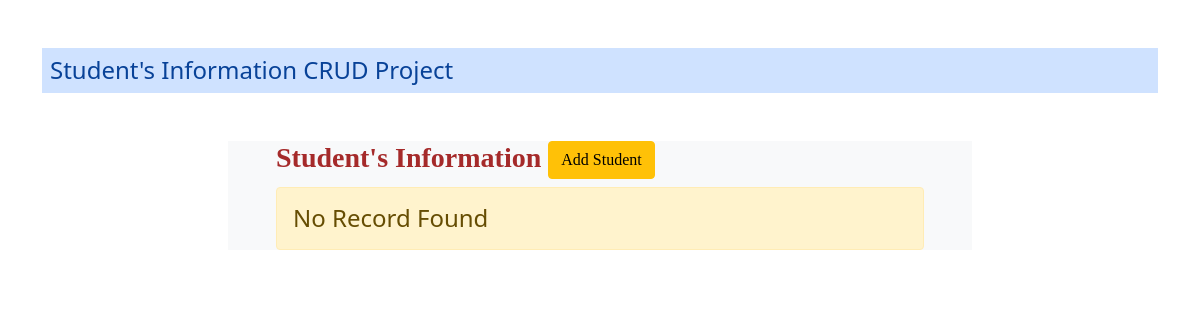
The app's page /, older data.
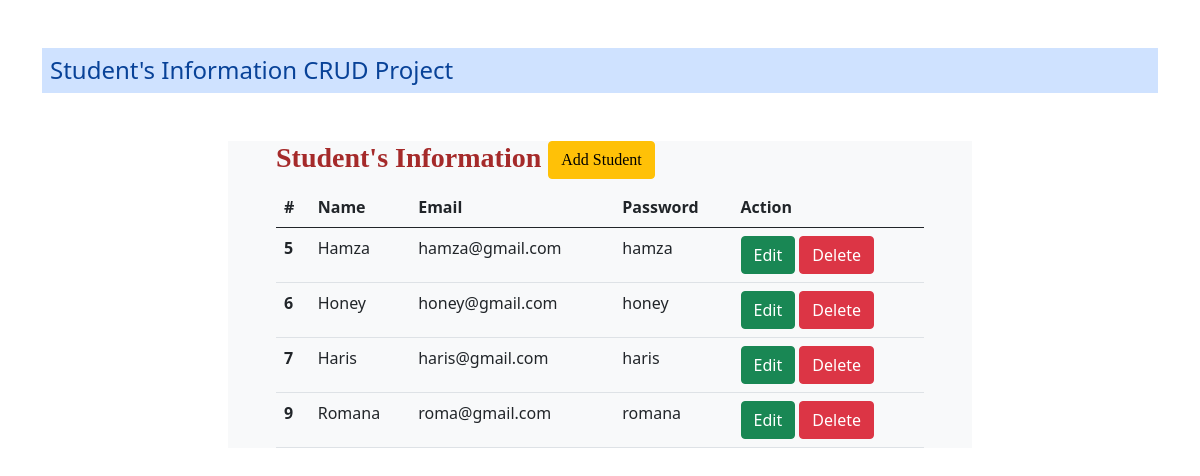
The same page, newer data.
### enroll/models.py (models this page shows)
class Student(models.Model):
    name = models.CharField(max_length=70)
    email = models.EmailField(max_length=100)
    password = models.CharField(max_length=100)

### enroll/views.py (the view)
# urls.py: path('', views.index, name="index"),
def index(request):
    stud = Student.objects.all()
    return render(request, 'enroll/index.html',{'data':stud})

### enroll/templates/enroll/index.html
{% extends "enroll/layout.html" %}
{% block body %}
<div class="container col-md-8 px-5 mt-5 bg-light">
<h3 class="heading">
    Student's Information
    <a href="{% url 'add' %}" class="btn btn-warning">Add Student</a>
</h3>
{% if data %}
<table class="table">
    <thead>
      <tr>
        <th scope="col">#</th>
        <th scope="col">Name</th>
        <th scope="col">Email</th>
        <th scope="col">Password</th>
        <th scope="col">Action</th>
      </tr>
    </thead>
    <tbody>
        {% for std in data%}
      <tr>
        <th scope="row">{{std.id}}</th>
        <td>{{std.name}}</td>
        <td>{{std.email}}</td>
        <td>{{std.password}}</td>
        <td>
            <a href="{% url 'update' std.id %}" class="btn btn-success">Edit</a>
            <a href="{% url 'delete' std.id %}" class="btn btn-danger">Delete</a>
        </td>
      </tr>
      {% endfor %}
    </tbody>
  </table>
  {% else %}
<h4 class="alert alert-warning"> No Record Found </h4>
  {% endif %}
</div>
{% endblock body %}

### enroll/templates/enroll/layout.html (shortened to what this page needs)
{% load static %}
<!DOCTYPE html>
<html lang="en">
<head>
    <link rel="stylesheet" href="{% static 'enroll/css/styles.css' %}">
    <link rel="stylesheet" href="{% static 'enroll/css/bootstrap.css' %}">
</head>
<body>
    <div class="container mt-5">
        <h4 class="p-2  alert-primary">Student's Information CRUD Project</h4>
    {% block body %}
    {% endblock body%}
</div>
</body>
</html>

### enroll/static/enroll/css/styles.css (style rules this page uses)
.heading { color: brown; font-family: 'Times New Roman', Times, serif; font-weight: bold; }

Row changes from the older to the newer data that the page shows:
added Student: id "5", name "Hamza", email "hamza@gmail.com", password "hamza"
added Student: id "6", name "Honey", email "honey@gmail.com", password "honey"
added Student: id "7", name "Haris", email "haris@gmail.com", password "haris"
added Student: id "9", name "Romana", email "roma@gmail.com", password "romana"
Text that changed along with them:
text no longer shown: "No Record Found"
text now shown: "# Name Email Password Action"
